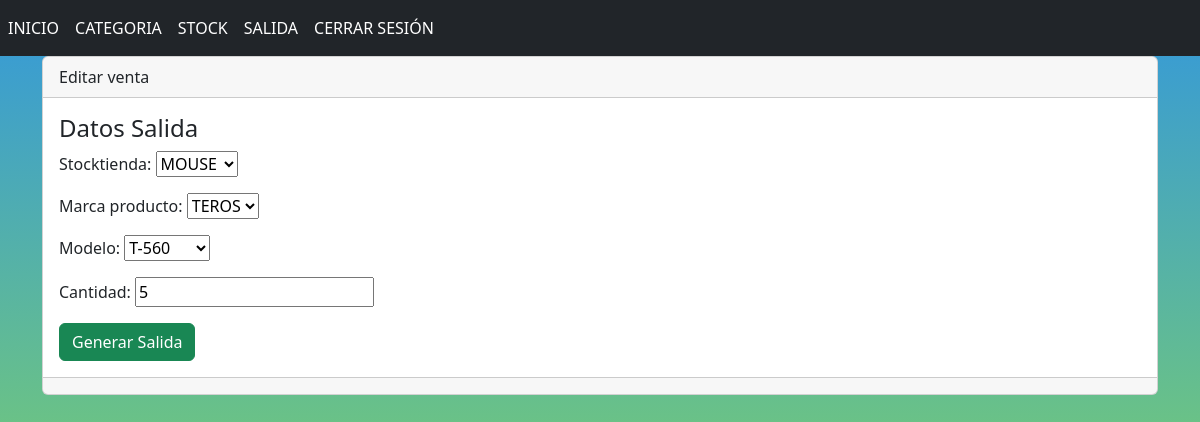
/EditarVenta/17, run on the app's committed database.
### venta/models.py (models this page shows, shortened)
class Venta(models.Model):
    stocktienda = models.ForeignKey(Producto, on_delete=models.CASCADE)
    marca_producto = models.ForeignKey(Marca, on_delete=models.CASCADE, default=1 )
    modelo = models.ForeignKey(StockTienda, on_delete=models.CASCADE)
    cantidad = models.PositiveIntegerField()
    fecha = models.DateTimeField(auto_now_add=True)

### stock/models.py (models this page shows)
class StockTienda(models.Model):
    producto = models.ForeignKey(Producto, on_delete=models.CASCADE)
    marca = models.ForeignKey(Marca, on_delete=models.CASCADE)
    modelo = models.ForeignKey(Modelo, on_delete=models.CASCADE)
    tipo = models.ForeignKey(Tipo, on_delete=models.CASCADE)
    precio_compra = models.DecimalField(max_digits=8, decimal_places=2)
    Precio_venta = models.DecimalField(max_digits=8, decimal_places=2)
    stock = models.IntegerField( default=0)
    fecha_registro = models.DateTimeField(auto_now_add=True)
    def __str__(self):
        return f"{self.modelo}"

### venta/views.py (the view)
# urls.py: path('EditarVenta/<int:id>', EditarVenta, name='EditarVenta'),
def EditarVenta(request, id):
    venta=Venta.objects.get(id=id)
    formualrio=VentaForm(request.POST or None, request.FILES or None, instance=venta)
    if formualrio.is_valid() and request.method =='POST':
        formualrio.save()
        return redirect('ListarVenta')
    return render(request,'EditarVenta.html', {'formulario': formualrio})

### venta/forms.py
class VentaForm(forms.ModelForm):
    class Meta:
        model = Venta
        fields = '__all__'

### categorias/models.py (called while the page is built)
    def __str__(self):
        return self.N_producto

    def __str__(self):
        return self.N_marca

    def __str__(self):
        return self.N_modelo

### templates/EditarVenta.html (shortened to what this page needs)
{% extends "base1.html" %}
{% block contenido %}
<div class="card">
    <div class="card-header">
        Editar venta
    </div>
    <div class="card-body">
        <h4 class="card-title">Datos Salida</h4>
        {% include 'baseVenta.html'%}
    </div>
    <div class="card-footer text-muted">
    </div>
</div>
{% endblock %}

### templates/baseVenta.html (shortened to what this page needs)
<form method="post">
    {{ formulario.as_p }}
    <button type="submit" class="btn btn-success">Generar Salida</button>
</form>

### templates/base1.html (style rules this page uses)
body::before { content: ""; position: fixed; top: 0; left: 0; width: 100%; height: 100%; background: linear-gradient(to bottom, #3498db, #9ae73c); z-index: -1; }

### data on the page
Venta: stocktienda "MOUSE", marca_producto "TEROS", cantidad "5"
StockTienda: modelo "T-560"
